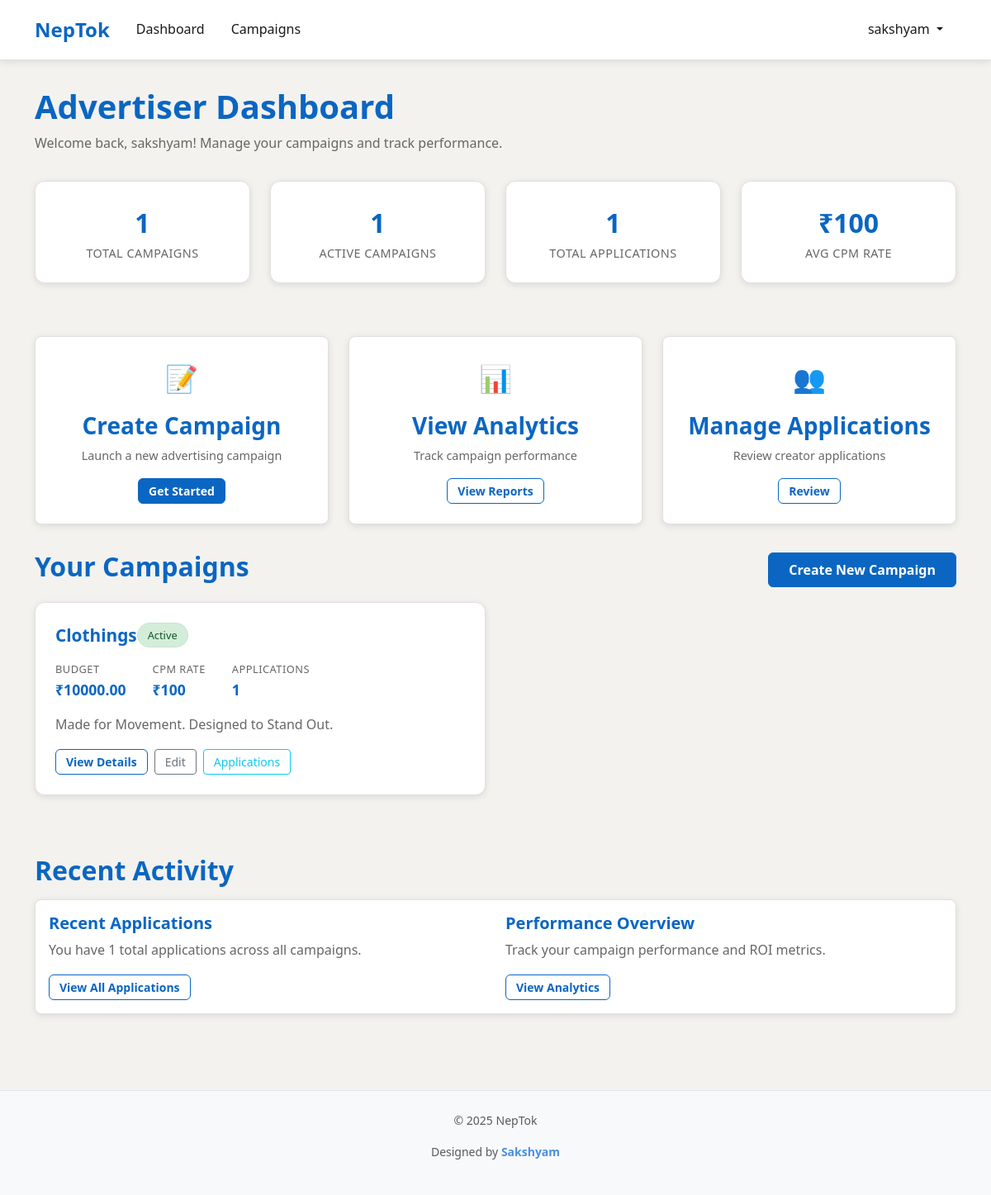
/advertiser-dashboard/ (signed in), run on the app's committed database.
### main/models.py (models this page shows, shortened)
class Campaign(models.Model):
    STATUS_CHOICES = [
        ('active', 'Active'),
        ('paused', 'Paused'),
        ('completed', 'Completed'),
        ('draft', 'Draft'),
    ]
    advertiser = models.ForeignKey(UserProfile, on_delete=models.CASCADE, related_name='campaigns')
    title = models.CharField(max_length=200)
    description = models.TextField()
    requirements = models.TextField()
    budget = models.DecimalField(max_digits=10, decimal_places=2)
    status = models.CharField(max_length=20, choices=STATUS_CHOICES, default='draft')
    is_public = models.BooleanField(default=True)
    created_at = models.DateTimeField(auto_now_add=True)
    updated_at = models.DateTimeField(auto_now=True)
    def get_applications_count(self):
        return self.applications.count()

### main/views.py (the view)
# urls.py: path('advertiser-dashboard/', views.advertiser_dashboard, name='advertiser_dashboard'),
@login_required
def advertiser_dashboard(request):
    try:
        profile = request.user.userprofile
        if profile.user_type != 'advertiser':
            messages.error(request, 'Access denied. Advertiser account required.')
            return redirect('dashboard')
        campaigns = Campaign.objects.filter(advertiser=profile).order_by('-created_at')
        total_campaigns = campaigns.count()
        active_campaigns = campaigns.filter(status='active').count()
        total_applications = Application.objects.filter(campaign__advertiser=profile).count()
        context = {
            'profile': profile,
            'campaigns': campaigns,
            'total_campaigns': total_campaigns,
            'active_campaigns': active_campaigns,
            'total_applications': total_applications,
        }
        return render(request, 'main/advertiser_dashboard.html', context)
    except UserProfile.DoesNotExist:
        messages.error(request, 'Profile not found.')
        return redirect('home')

### main/templates/main/advertiser_dashboard.html (shortened to what this page needs)
{% extends 'main/base.html' %}
{% block content %}
<div class="dashboard-header">
    <h1 class="dashboard-title">Advertiser Dashboard</h1>
    <p class="dashboard-subtitle">Welcome back, {{ user.username }}! Manage your campaigns and track performance.</p>
</div>
<div class="stats-grid">
    <div class="row">
        <div class="col-lg-3 col-md-6">
            <div class="stats-card text-center">
                <div class="stats-number">{{ total_campaigns }}</div>
                <div class="stats-label">Total Campaigns</div>
            </div>
        </div>
        <div class="col-lg-3 col-md-6">
            <div class="stats-card text-center">
                <div class="stats-number">{{ active_campaigns }}</div>
                <div class="stats-label">Active Campaigns</div>
            </div>
        </div>
        <div class="col-lg-3 col-md-6">
            <div class="stats-card text-center">
                <div class="stats-number">{{ total_applications }}</div>
                <div class="stats-label">Total Applications</div>
            </div>
        </div>
        <div class="col-lg-3 col-md-6">
            <div class="stats-card text-center">
                <div class="stats-number">₹100</div>
                <div class="stats-label">Avg CPM Rate</div>
            </div>
        </div>
    </div>
</div>
<div class="quick-actions">
    <div class="row">
        <div class="col-md-4">
            <div class="action-card">
                <div class="action-icon">📝</div>
                <h3 class="action-title">Create Campaign</h3>
                <p class="action-description">Launch a new advertising campaign</p>
                <a href="{% url 'create_campaign' %}" class="btn btn-primary btn-sm">Get Started</a>
            </div>
        </div>
        <div class="col-md-4">
            <div class="action-card">
                <div class="action-icon">📊</div>
                <h3 class="action-title">View Analytics</h3>
                <p class="action-description">Track campaign performance</p>
                <a href="#" class="btn btn-outline-primary btn-sm">View Reports</a>
            </div>
        </div>
        <div class="col-md-4">
            <div class="action-card">
                <div class="action-icon">👥</div>
                <h3 class="action-title">Manage Applications</h3>
                <p class="action-description">Review creator applications</p>
                <a href="{% url 'advertiser_applications' %}" class="btn btn-outline-primary btn-sm">Review</a>
            </div>
        </div>
    </div>
</div>
<div class="row">
    <div class="col-12">
        <div class="d-flex justify-content-between align-items-center mb-3">
            <h2 class="section-title">Your Campaigns</h2>
            <a href="{% url 'create_campaign' %}" class="btn btn-primary">Create New Campaign</a>
        </div>
    </div>
</div>
{% if campaigns %}
    <div class="row">
        {% for campaign in campaigns %}
            <div class="col-lg-6">
                <div class="campaign-card">
                    <div class="campaign-header">
                        <h3 class="campaign-title">{{ campaign.title }}</h3>
                        <span class="campaign-status status-{{ campaign.status }}">
                            {{ campaign.status|title }}
                        </span>
                    </div>
                    <div class="campaign-meta">
                        <div class="meta-item">
                            <span class="meta-label">Budget</span>
                            <span class="meta-value">₹{{ campaign.budget }}</span>
                        </div>
                        <div class="meta-item">
                            <span class="meta-label">CPM Rate</span>
                            <span class="meta-value">₹100</span>
                        </div>
                        <div class="meta-item">
                            <span class="meta-label">Applications</span>
                            <span class="meta-value">{{ campaign.get_applications_count }}</span>
                        </div>
                    </div>
                    <p class="campaign-description">{{ campaign.description|truncatewords:30 }}</p>
                    <div class="campaign-actions">
                        <a href="#" class="btn btn-outline-primary btn-sm">View Details</a>
                        <a href="#" class="btn btn-outline-secondary btn-sm">Edit</a>
                        <a href="#" class="btn btn-outline-info btn-sm">Applications</a>
                    </div>
                </div>
            </div>
        {% endfor %}
    </div>
{% endif %}
<div class="row mt-5">
    <div class="col-12">
        <h2 class="section-title" style="margin-bottom: 1rem;">Recent Activity</h2>
        <div class="card">
            <div class="card-body">
                <div class="row">
                    <div class="col-md-6">
                        <h5 class="section-title">Recent Applications</h5>
                        <p style="color: var(--text-secondary);">
                            You have {{ total_applications }} total applications across all campaigns.
                        </p>
                        <a href="#" class="btn btn-outline-primary btn-sm">View All Applications</a>
                    </div>
                    <div class="col-md-6">
                        <h5 class="section-title">Performance Overview</h5>
                        <p style="color: var(--text-secondary);">
                            Track your campaign performance and ROI metrics.
                        </p>
                        <a href="#" class="btn btn-outline-primary btn-sm">View Analytics</a>
                    </div>
                </div>
            </div>
        </div>
    </div>
</div>
{% endblock %}

### main/templates/main/base.html (shortened to what this page needs)
<!DOCTYPE html>
<html lang="en">
<head>
    <link href="https://cdn.jsdelivr.net/npm/bootstrap@5.3.0/dist/css/bootstrap.min.css" rel="stylesheet">
</head>
<body>
    <nav class="navbar navbar-expand-lg">
        <div class="container">
            <a class="navbar-brand" href="{% url 'home' %}">NepTok</a>
            <div class="collapse navbar-collapse" id="navbarNav">
                <ul class="navbar-nav me-auto">
                    <li class="nav-item">
                        <a class="nav-link" href="{% url 'dashboard' %}">Dashboard</a>
                    </li>
                    <li class="nav-item">
                        <a class="nav-link" href="{% url 'campaigns' %}">Campaigns</a>
                    </li>
                </ul>
                <ul class="navbar-nav">
                    {% if user.is_authenticated %}
                        <li class="nav-item dropdown">
                            <a class="nav-link dropdown-toggle" href="#" id="navbarDropdown" role="button" data-bs-toggle="dropdown">
                                {{ user.username }}
                            </a>
                        </li>
                    {% endif %}
                </ul>
            </div>
        </div>
    </nav>
    <div class="main-content">
        <div class="container">
            {% block content %}
            {% endblock %}
        </div>
    </div>
    <footer class="neptok-footer">
  <div class="footer-container">
    <p>&copy; 2025 NepTok</p>
    <p>Designed by <span class="designer-name">Sakshyam</span></p>
  </div>
</footer>
</body>
</html>

### main/templates/main/base.html (style rules this page uses)
:root { --bg-primary: #f3f2ef; --bg-secondary: #ffffff; --text-primary: #191919; --text-secondary: #666666; --accent-color: #0a66c2; --border-color: #e0e0e0; --hover-bg: #f8f9fa; --shadow: 0 2px 8px rgba(0,0,0,0.1); --shadow-hover: 0 4px 12px rgba(0,0,0,0.15); }
body { background-color: var(--bg-primary); color: var(--text-primary); font-family: "Segoe UI", "Helvetica Neue", "System UI", -apple-system, BlinkMacSystemFont, sans-serif; line-height: 1.6; }
.navbar { background-color: var(--bg-secondary) !important; border-bottom: 1px solid var(--border-color); box-shadow: var(--shadow); padding: 0.75rem 0; }
.navbar-brand { color: var(--accent-color) !important; font-weight: 600; font-size: 1.5rem; }
.navbar-nav .nav-link { color: var(--text-primary) !important; font-weight: 500; padding: 0.5rem 1rem !important; border-radius: 6px; transition: all 0.2s ease; }
.btn-primary { background-color: var(--accent-color); border-color: var(--accent-color); color: white; font-weight: 600; border-radius: 6px; padding: 0.5rem 1.5rem; transition: all 0.2s ease; }
.btn-outline-primary { color: var(--accent-color); border-color: var(--accent-color); font-weight: 600; border-radius: 6px; }
.card { background-color: var(--bg-secondary); border: 1px solid var(--border-color); border-radius: 8px; box-shadow: var(--shadow); transition: box-shadow 0.2s ease; }
.main-content { min-height: calc(100vh - 200px); padding: 2rem 0; }
.stats-card { background: var(--bg-secondary); border: 1px solid var(--border-color); border-radius: 12px; padding: 1.5rem; margin-bottom: 1rem; box-shadow: var(--shadow); transition: transform 0.3s ease, box-shadow 0.3s ease; }
.stats-number { font-size: 2rem; font-weight: bold; color: var(--accent-color); }
.stats-label { color: var(--text-secondary); font-size: 0.9rem; text-transform: uppercase; letter-spacing: 0.5px; font-weight: 500; }
.campaign-card { transition: transform 0.3s ease, box-shadow 0.3s ease; }
.neptok-footer { background-color: #f8f9fb; color: #5a5a5a; font-size: 14px; text-align: center; padding: 25px 10px; border-top: 1px solid #e0e6ed; margin-top: 60px; }
.footer-container { max-width: 1200px; margin: 0 auto; }
.neptok-footer .designer-name { color: #4a90e2; font-weight: 600; }

### main/templates/main/advertiser_dashboard.html (style rules this page uses)
.dashboard-header { margin-bottom: 2rem; }
.dashboard-title { color: var(--accent-color); font-size: 2.5rem; font-weight: bold; margin-bottom: 0.5rem; }
.dashboard-subtitle { color: var(--text-secondary); font-weight: 500; }
.stats-grid { margin-bottom: 3rem; }
.campaign-card { background: var(--bg-secondary); border: 1px solid var(--border-color); border-radius: 12px; padding: 1.5rem; margin-bottom: 1.5rem; transition: transform 0.3s ease, box-shadow 0.3s ease; box-shadow: var(--shadow); }
.campaign-header { display: flex; justify-content: between; align-items: center; margin-bottom: 1rem; }
.campaign-title { color: var(--accent-color); font-size: 1.3rem; font-weight: bold; margin: 0; }
.campaign-status { padding: 0.25rem 0.75rem; border-radius: 20px; font-size: 0.8rem; font-weight: 500; }
.status-active { background-color: #d4edda; color: #155724; border: 1px solid #c3e6cb; }
.campaign-meta { display: flex; gap: 2rem; margin-bottom: 1rem; flex-wrap: wrap; }
.meta-item { display: flex; flex-direction: column; }
.meta-label { font-size: 0.8rem; color: var(--text-secondary); text-transform: uppercase; letter-spacing: 0.5px; font-weight: 500; }
.meta-value { font-size: 1.1rem; font-weight: bold; color: var(--accent-color); }
.campaign-description { color: var(--text-secondary); margin-bottom: 1rem; line-height: 1.6; }
.campaign-actions { display: flex; gap: 0.5rem; flex-wrap: wrap; }
.btn-sm { padding: 0.25rem 0.75rem; font-size: 0.875rem; }
.quick-actions { margin-bottom: 2rem; }
.action-card { background: var(--bg-secondary); border: 1px solid var(--border-color); border-radius: 8px; padding: 1.5rem; text-align: center; transition: transform 0.3s ease; box-shadow: var(--shadow); }
.action-icon { font-size: 2rem; margin-bottom: 1rem; }
.action-title { color: var(--accent-color); font-weight: bold; margin-bottom: 0.5rem; }
.action-description { color: var(--text-secondary); font-size: 0.9rem; line-height: 1.5; }
.section-title { color: var(--accent-color); font-weight: 600; }

### data on the page
Campaign: title "Clothings", status "Active", budget "10000.00", get_applications_count "1", description "Made for Movement. Designed to Stand Out."

### other printed values
{{ user.username }} "sakshyam"
{{ total_campaigns }} "1"
{{ active_campaigns }} "1"
{{ total_applications }} "1"
